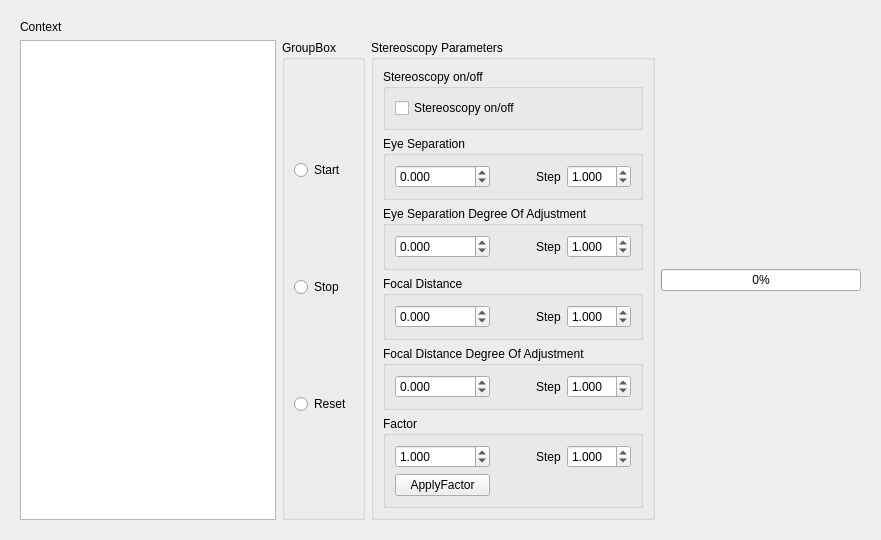
<?xml version="1.0" encoding="UTF-8"?>
<ui version="4.0">
 <class>StereoscopicConfiguration</class>
 <widget class="QWidget" name="StereoscopicConfiguration">
  <property name="geometry">
   <rect>
    <x>0</x>
    <y>0</y>
    <width>881</width>
    <height>472</height>
   </rect>
  </property>
  <layout class="QGridLayout" name="gridLayout_4">
   <item row="0" column="0">
    <widget class="QWidget" name="widget" native="true">
     <layout class="QGridLayout" name="gridLayout_2">
      <item row="0" column="1">
       <widget class="QLabel" name="lblContext">
        <property name="text">
         <string>Context</string>
        </property>
       </widget>
      </item>
      <item row="2" column="1">
       <widget class="QListView" name="listViewContext">
        <property name="sizePolicy">
         <sizepolicy hsizetype="Minimum" vsizetype="Minimum">
          <horstretch>0</horstretch>
          <verstretch>0</verstretch>
         </sizepolicy>
        </property>
        <property name="editTriggers">
         <set>QAbstractItemView::NoEditTriggers</set>
        </property>
       </widget>
      </item>
      <item row="2" column="4">
       <widget class="QGroupBox" name="gBStereoscopyParams">
        <property name="enabled">
         <bool>true</bool>
        </property>
        <property name="title">
         <string>Stereoscopy Parameters</string>
        </property>
        <layout class="QVBoxLayout" name="verticalLayout">
         <item>
          <widget class="QGroupBox" name="gb_StereoscopyOnOff">
           <property name="title">
            <string>Stereoscopy on/off</string>
           </property>
           <layout class="QVBoxLayout" name="verticalLayout_9">
            <item>
             <widget class="QCheckBox" name="checkBoxStereoscopyOnOff">
              <property name="text">
               <string>Stereoscopy on/off</string>
              </property>
             </widget>
            </item>
           </layout>
          </widget>
         </item>
         <item>
          <widget class="QGroupBox" name="gbEyeSeparation">
           <property name="title">
            <string>Eye Separation</string>
           </property>
           <layout class="QHBoxLayout" name="horizontalLayout">
            <item>
             <widget class="QDoubleSpinBox" name="doubleSBEyeSeparation">
              <property name="sizePolicy">
               <sizepolicy hsizetype="Preferred" vsizetype="Fixed">
                <horstretch>0</horstretch>
                <verstretch>0</verstretch>
               </sizepolicy>
              </property>
              <property name="decimals">
               <number>3</number>
              </property>
              <property name="minimum">
               <double>-999999999999999.000000000000000</double>
              </property>
              <property name="maximum">
               <double>999999999999999.000000000000000</double>
              </property>
             </widget>
            </item>
            <item>
             <spacer name="horizontalSpacer">
              <property name="orientation">
               <enum>Qt::Horizontal</enum>
              </property>
              <property name="sizeType">
               <enum>QSizePolicy::Maximum</enum>
              </property>
              <property name="sizeHint" stdset="0">
               <size>
                <width>40</width>
                <height>20</height>
               </size>
              </property>
             </spacer>
            </item>
            <item>
             <widget class="QLabel" name="lblStepES">
              <property name="sizePolicy">
               <sizepolicy hsizetype="Maximum" vsizetype="Preferred">
                <horstretch>0</horstretch>
                <verstretch>0</verstretch>
               </sizepolicy>
              </property>
              <property name="text">
               <string>Step</string>
              </property>
             </widget>
            </item>
            <item>
             <widget class="QDoubleSpinBox" name="doubleSBESStep">
              <property name="decimals">
               <number>3</number>
              </property>
              <property name="singleStep">
               <double>1.000000000000000</double>
              </property>
              <property name="value">
               <double>1.000000000000000</double>
              </property>
             </widget>
            </item>
           </layout>
          </widget>
         </item>
         <item>
          <widget class="QGroupBox" name="gbEyeSeparationDegreeOfAdjustment">
           <property name="title">
            <string>Eye Separation Degree Of Adjustment</string>
           </property>
           <layout class="QHBoxLayout" name="horizontalLayout_5">
            <item>
             <widget class="QDoubleSpinBox" name="doubleSBEyeSeparationDegreeOfAdjustment">
              <property name="sizePolicy">
               <sizepolicy hsizetype="Preferred" vsizetype="Fixed">
                <horstretch>0</horstretch>
                <verstretch>0</verstretch>
               </sizepolicy>
              </property>
              <property name="decimals">
               <number>3</number>
              </property>
              <property name="minimum">
               <double>-999999999999999.000000000000000</double>
              </property>
              <property name="maximum">
               <double>999999999999999.000000000000000</double>
              </property>
             </widget>
            </item>
            <item>
             <spacer name="horizontalSpacer_2">
              <property name="orientation">
               <enum>Qt::Horizontal</enum>
              </property>
              <property name="sizeType">
               <enum>QSizePolicy::Maximum</enum>
              </property>
              <property name="sizeHint" stdset="0">
               <size>
                <width>40</width>
                <height>20</height>
               </size>
              </property>
             </spacer>
            </item>
            <item>
             <widget class="QLabel" name="lblStepESDegree">
              <property name="sizePolicy">
               <sizepolicy hsizetype="Maximum" vsizetype="Preferred">
                <horstretch>0</horstretch>
                <verstretch>0</verstretch>
               </sizepolicy>
              </property>
              <property name="text">
               <string>Step</string>
              </property>
             </widget>
            </item>
            <item>
             <widget class="QDoubleSpinBox" name="doubleSBESDegreeStep">
              <property name="decimals">
               <number>3</number>
              </property>
              <property name="value">
               <double>1.000000000000000</double>
              </property>
             </widget>
            </item>
           </layout>
          </widget>
         </item>
         <item>
          <widget class="QGroupBox" name="gbFocalDistance">
           <property name="title">
            <string>Focal Distance</string>
           </property>
           <layout class="QHBoxLayout" name="horizontalLayout_6">
            <item>
             <widget class="QDoubleSpinBox" name="doubleSBFocalDistance">
              <property name="sizePolicy">
               <sizepolicy hsizetype="Preferred" vsizetype="Fixed">
                <horstretch>0</horstretch>
                <verstretch>0</verstretch>
               </sizepolicy>
              </property>
              <property name="decimals">
               <number>3</number>
              </property>
              <property name="minimum">
               <double>-999999999999999.000000000000000</double>
              </property>
              <property name="maximum">
               <double>999999999999999.000000000000000</double>
              </property>
             </widget>
            </item>
            <item>
             <spacer name="horizontalSpacer_3">
              <property name="orientation">
               <enum>Qt::Horizontal</enum>
              </property>
              <property name="sizeType">
               <enum>QSizePolicy::Maximum</enum>
              </property>
              <property name="sizeHint" stdset="0">
               <size>
                <width>40</width>
                <height>20</height>
               </size>
              </property>
             </spacer>
            </item>
            <item>
             <widget class="QLabel" name="lblStepFD">
              <property name="sizePolicy">
               <sizepolicy hsizetype="Maximum" vsizetype="Preferred">
                <horstretch>0</horstretch>
                <verstretch>0</verstretch>
               </sizepolicy>
              </property>
              <property name="text">
               <string>Step</string>
              </property>
             </widget>
            </item>
            <item>
             <widget class="QDoubleSpinBox" name="doubleSBFDStep">
              <property name="decimals">
               <number>3</number>
              </property>
              <property name="value">
               <double>1.000000000000000</double>
              </property>
             </widget>
            </item>
           </layout>
          </widget>
         </item>
         <item>
          <widget class="QGroupBox" name="gbFocalDistanceDegreeOfAdjustment">
           <property name="title">
            <string>Focal Distance Degree Of Adjustment</string>
           </property>
           <layout class="QHBoxLayout" name="horizontalLayout_7">
            <item>
             <widget class="QDoubleSpinBox" name="doubleSBFocalDistanceDegreeOfAdjustment">
              <property name="sizePolicy">
               <sizepolicy hsizetype="Preferred" vsizetype="Fixed">
                <horstretch>0</horstretch>
                <verstretch>0</verstretch>
               </sizepolicy>
              </property>
              <property name="decimals">
               <number>3</number>
              </property>
              <property name="minimum">
               <double>-999999999999999.000000000000000</double>
              </property>
              <property name="maximum">
               <double>999999999999999.000000000000000</double>
              </property>
             </widget>
            </item>
            <item>
             <spacer name="horizontalSpacer_4">
              <property name="orientation">
               <enum>Qt::Horizontal</enum>
              </property>
              <property name="sizeType">
               <enum>QSizePolicy::Maximum</enum>
              </property>
              <property name="sizeHint" stdset="0">
               <size>
                <width>40</width>
                <height>20</height>
               </size>
              </property>
             </spacer>
            </item>
            <item>
             <widget class="QLabel" name="lblStepFDDegree">
              <property name="sizePolicy">
               <sizepolicy hsizetype="Maximum" vsizetype="Preferred">
                <horstretch>0</horstretch>
                <verstretch>0</verstretch>
               </sizepolicy>
              </property>
              <property name="text">
               <string>Step</string>
              </property>
             </widget>
            </item>
            <item>
             <widget class="QDoubleSpinBox" name="doubleSBFDDegreeStep">
              <property name="decimals">
               <number>3</number>
              </property>
              <property name="value">
               <double>1.000000000000000</double>
              </property>
             </widget>
            </item>
           </layout>
          </widget>
         </item>
         <item>
          <widget class="QGroupBox" name="gbGlobalFactor">
           <property name="title">
            <string>Factor</string>
           </property>
           <layout class="QGridLayout" name="gridLayout_3">
            <item row="0" column="1">
             <spacer name="horizontalSpacer_5">
              <property name="orientation">
               <enum>Qt::Horizontal</enum>
              </property>
              <property name="sizeType">
               <enum>QSizePolicy::Maximum</enum>
              </property>
              <property name="sizeHint" stdset="0">
               <size>
                <width>40</width>
                <height>20</height>
               </size>
              </property>
             </spacer>
            </item>
            <item row="0" column="3">
             <widget class="QDoubleSpinBox" name="doubleSBCameraGlobalFactorStep">
              <property name="decimals">
               <number>3</number>
              </property>
              <property name="value">
               <double>1.000000000000000</double>
              </property>
             </widget>
            </item>
            <item row="0" column="2">
             <widget class="QLabel" name="lblGlobalFactorStep">
              <property name="sizePolicy">
               <sizepolicy hsizetype="Maximum" vsizetype="Preferred">
                <horstretch>0</horstretch>
                <verstretch>0</verstretch>
               </sizepolicy>
              </property>
              <property name="text">
               <string>Step</string>
              </property>
             </widget>
            </item>
            <item row="0" column="0">
             <widget class="QDoubleSpinBox" name="doubleSPBCameraFactor">
              <property name="sizePolicy">
               <sizepolicy hsizetype="Preferred" vsizetype="Fixed">
                <horstretch>0</horstretch>
                <verstretch>0</verstretch>
               </sizepolicy>
              </property>
              <property name="decimals">
               <number>3</number>
              </property>
              <property name="minimum">
               <double>-999999999999999.000000000000000</double>
              </property>
              <property name="maximum">
               <double>999999999999999.000000000000000</double>
              </property>
              <property name="value">
               <double>1.000000000000000</double>
              </property>
             </widget>
            </item>
            <item row="1" column="0">
             <widget class="QPushButton" name="pbApplyFactor">
              <property name="text">
               <string>ApplyFactor</string>
              </property>
             </widget>
            </item>
           </layout>
          </widget>
         </item>
        </layout>
       </widget>
      </item>
      <item row="2" column="5">
       <widget class="QProgressBar" name="progressBar">
        <property name="value">
         <number>0</number>
        </property>
       </widget>
      </item>
      <item row="2" column="2">
       <widget class="QGroupBox" name="groupBox">
        <property name="title">
         <string>GroupBox</string>
        </property>
        <layout class="QGridLayout" name="gridLayout">
         <item row="0" column="0">
          <widget class="QRadioButton" name="radioButtonStart">
           <property name="text">
            <string>Start</string>
           </property>
          </widget>
         </item>
         <item row="1" column="0">
          <widget class="QRadioButton" name="radioButtonStop">
           <property name="text">
            <string>Stop</string>
           </property>
          </widget>
         </item>
         <item row="2" column="0">
          <widget class="QRadioButton" name="radioButtonReset">
           <property name="text">
            <string>Reset</string>
           </property>
          </widget>
         </item>
        </layout>
       </widget>
      </item>
     </layout>
    </widget>
   </item>
  </layout>
 </widget>
 <resources/>
 <connections>
  <connection>
   <sender>doubleSBCameraGlobalFactorStep</sender>
   <signal>valueChanged(double)</signal>
   <receiver>doubleSPBCameraFactor</receiver>
   <slot>setValue(double)</slot>
   <hints>
    <hint type="sourcelabel">
     <x>528</x>
     <y>385</y>
    </hint>
    <hint type="destinationlabel">
     <x>422</x>
     <y>387</y>
    </hint>
   </hints>
  </connection>
 </connections>
</ui>
